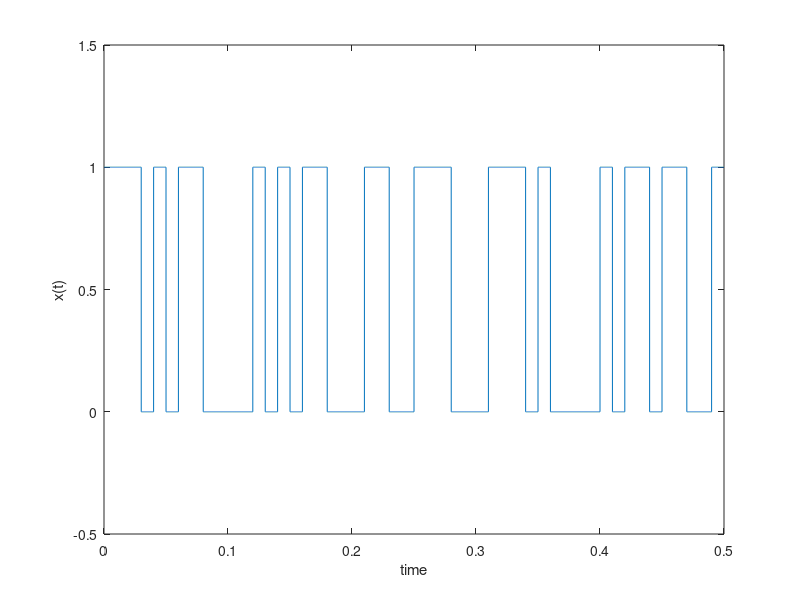

Reproduce this figure in MATLAB.
% Display waveform of binary data and play on soundcard
clc
clear all
fs = 44100; % samling freq
Tb = .01; % bit time
% data = [1 0 1 0 1]; % data

data = randi([0 1],1,50); %binary 1x5
n = round(Tb * fs); % samples per bit
c = ones(n,1).*data;
y = reshape(c,[1 n*length(data)]); % row vector
t=[1:n*length(data)]/fs;
plot(t,y)
xlabel('time')
ylabel('x(t)')
axis([0 max(t) -0.5 1.5]) ; % axis([XMIN XMAX YMIN YMAX]) 
sound(y,fs)
